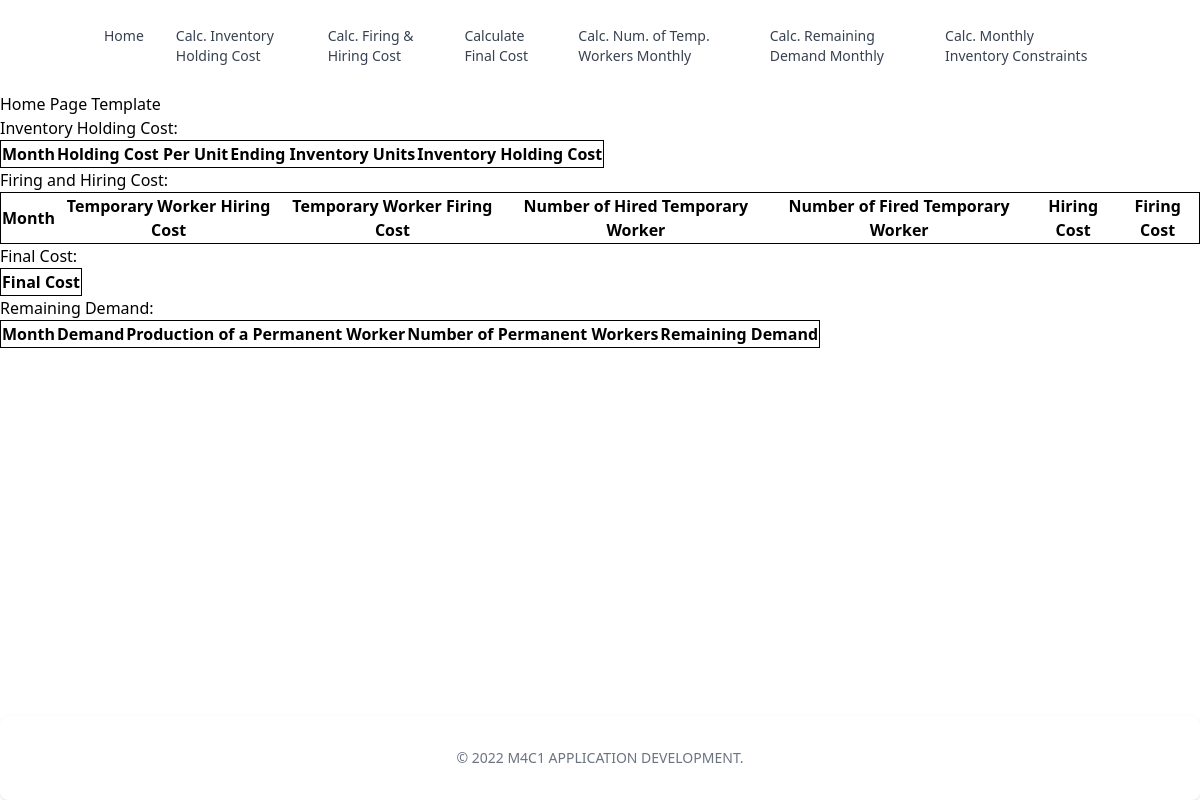
The app's page /, older data.
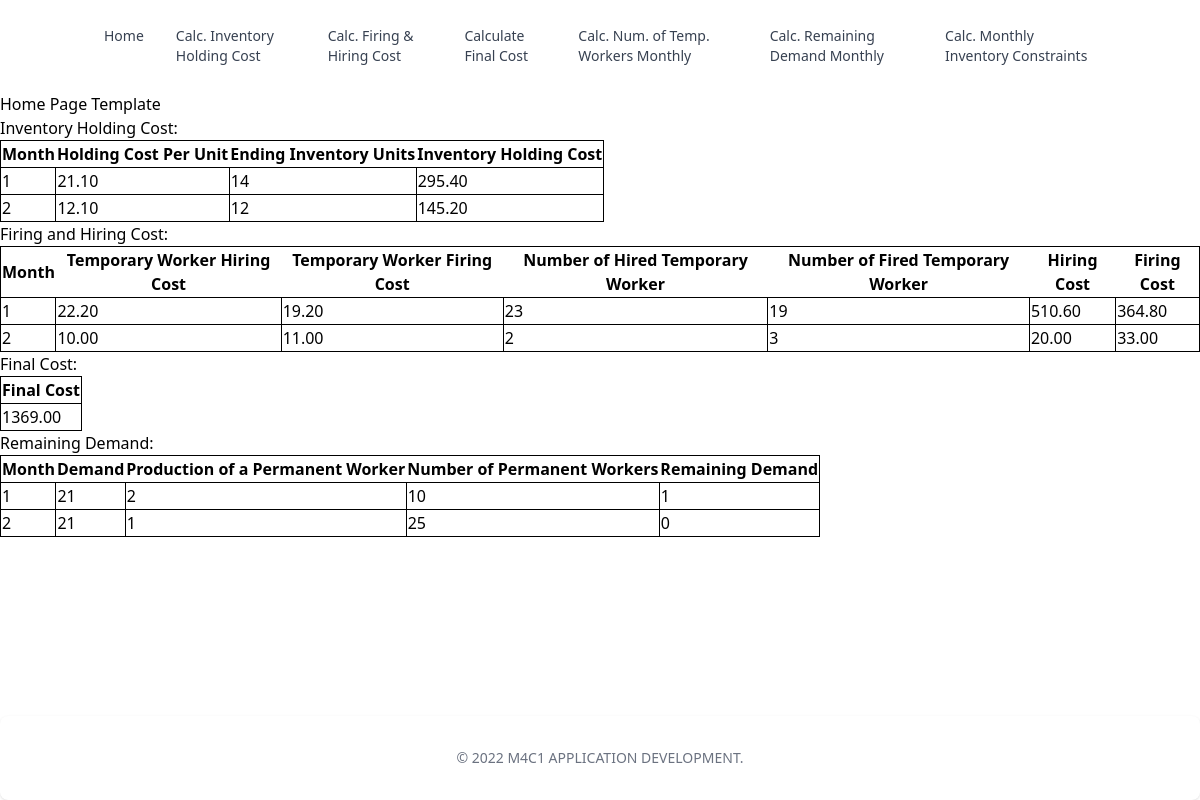
The same page, newer data.
### main/models.py (models this page shows)
class IHCDatabase(models.Model):
  month = models.IntegerField()
  holdingCostPerUnit = models.DecimalField(max_digits=19, decimal_places=2)
  unitsOfEndingInventory = models.IntegerField()
  inventoryHoldingCost=models.DecimalField(max_digits=19, decimal_places=2, null=True)

class FHCDatabase(models.Model):
  month = models.IntegerField()
  tempWorkerHiringCost = models.DecimalField(max_digits=19, decimal_places=2)
  tempWorkerFiringCost= models.DecimalField(max_digits=19, decimal_places=2)
  tempWorkerHired=models.IntegerField()
  tempWorkerFired=models.IntegerField()
  hiringCost= models.DecimalField(max_digits=19, decimal_places=2, null=True)
  firingCost= models.DecimalField(max_digits=19, decimal_places=2, null=True)

class FCDatabase(models.Model):
  finalCost= models.DecimalField(max_digits=19, decimal_places=2, default=0)

class RDDatabase(models.Model):
  month = models.IntegerField()
  demand=models.IntegerField()
  productionPermanentWorker=models.IntegerField()
  numPermanentWorker= models.IntegerField()
  remainingDemand=models.IntegerField(null=True)

### main/views.py (the view)
# urls.py: path('',views.index,name="Home Page"),
def index(request):
  qsIHC = models.IHCDatabase.objects.all().values()
  qsFHC = models.FHCDatabase.objects.all().values()
  qsFC = models.FCDatabase.objects.all().values()
  qsRD = models.RDDatabase.objects.all().values()
  return render(request,"main/index.html",  {'IHC':qsIHC,
                                            'FHC':qsFHC,
                                            'FC':qsFC,
                                            'RD':qsRD})

### main/templates/main/index.html (shortened to what this page needs)
{% extends 'main/navbar_footer.html' %}
{% block content %}
<h1>Home Page Template</h1>
<h2>Inventory Holding Cost:</h2>
<table border='1'>
      <tr>
            <th>Month</th>
            <th>Holding Cost Per Unit</th>
            <th>Ending Inventory Units</th>
            <th>Inventory Holding Cost</th>
      </tr>
      {% for x in IHC %}
      <tr>
            <td>{{ x.month }}</td>
            <td>{{ x.holdingCostPerUnit }}</td>
            <td>{{ x.unitsOfEndingInventory }}</td>
            <td>{{ x.inventoryHoldingCost }}</td>
      </tr>
      {% endfor %}
</table>
<h2>Firing and Hiring Cost:</h2>
<table border='1'>
      <tr>
            <th>Month</th>
            <th>Temporary Worker Hiring Cost</th>
            <th>Temporary Worker Firing Cost</th>
            <th>Number of Hired Temporary Worker</th>
            <th>Number of Fired Temporary Worker</th>
            <th>Hiring Cost</th>
            <th>Firing Cost</th>
      </tr>
      {% for x in FHC %}
      <tr>
            <td>{{ x.month }}</td>
            <td>{{ x.tempWorkerHiringCost }}</td>
            <td>{{ x.tempWorkerFiringCost }}</td>
            <td>{{ x.tempWorkerHired }}</td>
            <td>{{ x.tempWorkerFired }}</td>
            <td>{{ x.hiringCost }}</td>
            <td>{{ x.firingCost }}</td>
      </tr>
      {% endfor %}
</table>
<h2>Final Cost:</h2>
<table border='1'>
      <tr>
            <th>Final Cost</th>
      </tr>
      {% for x in FC %}
      <tr>
            <td>{{ x.finalCost}}</td>
      </tr>
      {% endfor %}
</table>
<h2>Remaining Demand:</h2>
<table border='1'>
      <tr>
            <th>Month</th>
            <th>Demand</th>
            <th>Production of a Permanent Worker</th>
            <th>Number of Permanent Workers</th>
            <th>Remaining Demand</th>
      </tr>
      {% for x in RD %}
      <tr>
            <td>{{ x.month}}</td>
            <td>{{ x.demand}}</td>
            <td>{{ x.productionPermanentWorker}}</td>
            <td>{{ x.numPermanentWorker}}</td>
            <td>{{ x.remainingDemand}}</td>
      </tr>
      {% endfor %}
</table>
{% endblock  %}

### main/templates/main/navbar_footer.html (shortened to what this page needs)
<!DOCTYPE html>
<html lang="en">
<head>
  <script src="https://cdn.tailwindcss.com"></script>
</head>
<body>
  <nav class="bg-white border-gray-200 px-2 sm:px-4 py-2.5 rounded dark:bg-gray-900">
    <div class="container flex flex-wrap items-center justify-center mx-auto">
      <div class="hidden w-full md:block md:w-auto" id="navbar-default">
        <ul class="flex flex-col p-4 mt-4 border border-gray-100 rounded-lg bg-gray-50 md:flex-row md:space-x-8 md:mt-0 md:text-sm md:font-medium md:border-0 md:bg-white dark:bg-gray-800 md:dark:bg-gray-900 dark:border-gray-700">
          <li>
            <a href="/" class="block py-2 pl-3 pr-4 text-gray-700 rounded hover:bg-gray-100 md:hover:bg-transparent md:border-0 md:hover:text-blue-700 md:p-0 dark:text-gray-400 md:dark:hover:text-white dark:hover:bg-gray-700 dark:hover:text-white md:dark:hover:bg-transparent">Home</a>
          </li>
          <li>
            <a href="/calculateIHC" class="block py-2 pl-3 pr-4 text-gray-700 rounded hover:bg-gray-100 md:hover:bg-transparent md:border-0 md:hover:text-blue-700 md:p-0 dark:text-gray-400 md:dark:hover:text-white dark:hover:bg-gray-700 dark:hover:text-white md:dark:hover:bg-transparent">Calc. Inventory  Holding Cost</a>
          </li>
          <li>
            <a href="/calculateFHC" class="block py-2 pl-3 pr-4 text-gray-700 rounded hover:bg-gray-100 md:hover:bg-transparent md:border-0 md:hover:text-blue-700 md:p-0 dark:text-gray-400 md:dark:hover:text-white dark:hover:bg-gray-700 dark:hover:text-white md:dark:hover:bg-transparent">Calc. Firing & Hiring Cost</a>
          </li>
          <li>
            <a href="/calculateFC" class="block py-2 pl-3 pr-4 text-gray-700 rounded hover:bg-gray-100 md:hover:bg-transparent md:border-0 md:hover:text-blue-700 md:p-0 dark:text-gray-400 md:dark:hover:text-white dark:hover:bg-gray-700 dark:hover:text-white md:dark:hover:bg-transparent">Calculate Final Cost</a>
          </li>
          <li>
            <a href="/calculateNTW" class="block py-2 pl-3 pr-4 text-gray-700 rounded hover:bg-gray-100 md:hover:bg-transparent md:border-0 md:hover:text-blue-700 md:p-0 dark:text-gray-400 md:dark:hover:text-white dark:hover:bg-gray-700 dark:hover:text-white md:dark:hover:bg-transparent">Calc. Num. of Temp. Workers Monthly</a>
          </li>
          <li>
            <a href="/calculateRD" class="block py-2 pl-3 pr-4 text-gray-700 rounded hover:bg-gray-100 md:hover:bg-transparent md:border-0 md:hover:text-blue-700 md:p-0 dark:text-gray-400 md:dark:hover:text-white dark:hover:bg-gray-700 dark:hover:text-white md:dark:hover:bg-transparent">Calc. Remaining Demand Monthly</a>
          </li>
          <li>
            <a href="/calculateIC" class="block py-2 pl-3 pr-4 text-gray-700 rounded hover:bg-gray-100 md:hover:bg-transparent md:border-0 md:hover:text-blue-700 md:p-0 dark:text-gray-400 md:dark:hover:text-white dark:hover:bg-gray-700 dark:hover:text-white md:dark:hover:bg-transparent">Calc. Monthly Inventory Constraints</a>
          </li>
        </ul>
      </div>
    </div>
  </nav>
  {% block content %}
  {% endblock  %}
  <footer class="p-4 bg-white rounded-lg shadow md:px-6 md:py-8 dark:bg-gray-900 fixed
  inset-x-0
  bottom-0">
    <span class="block text-sm text-gray-500 sm:text-center dark:text-gray-400">© 2022 M4C1 APPLICATION DEVELOPMENT.
    </span>
</footer>
</body>
</html>

### main/templates/main/navbar_footer.html (style rules this page uses)
table, tr, td { border: solid black 1px; }

Row changes from the older to the newer data that the page shows:
added IHCDatabase: month "1", holdingCostPerUnit "21.10", unitsOfEndingInventory "14", inventoryHoldingCost "295.40"
added IHCDatabase: month "2", holdingCostPerUnit "12.10", unitsOfEndingInventory "12", inventoryHoldingCost "145.20"
added FHCDatabase: month "1", tempWorkerHiringCost "22.20", tempWorkerFiringCost "19.20", tempWorkerHired "23", tempWorkerFired "19", hiringCost "510.60", firingCost "364.80"
added FHCDatabase: month "2", tempWorkerHiringCost "10.00", tempWorkerFiringCost "11.00", tempWorkerHired "2", tempWorkerFired "3", hiringCost "20.00", firingCost "33.00"
added FCDatabase: finalCost "1369.00"
added RDDatabase: month "1", demand "21", productionPermanentWorker "2", numPermanentWorker "10", remainingDemand "1"
added RDDatabase: month "2", demand "21", productionPermanentWorker "1", numPermanentWorker "25", remainingDemand "0"
